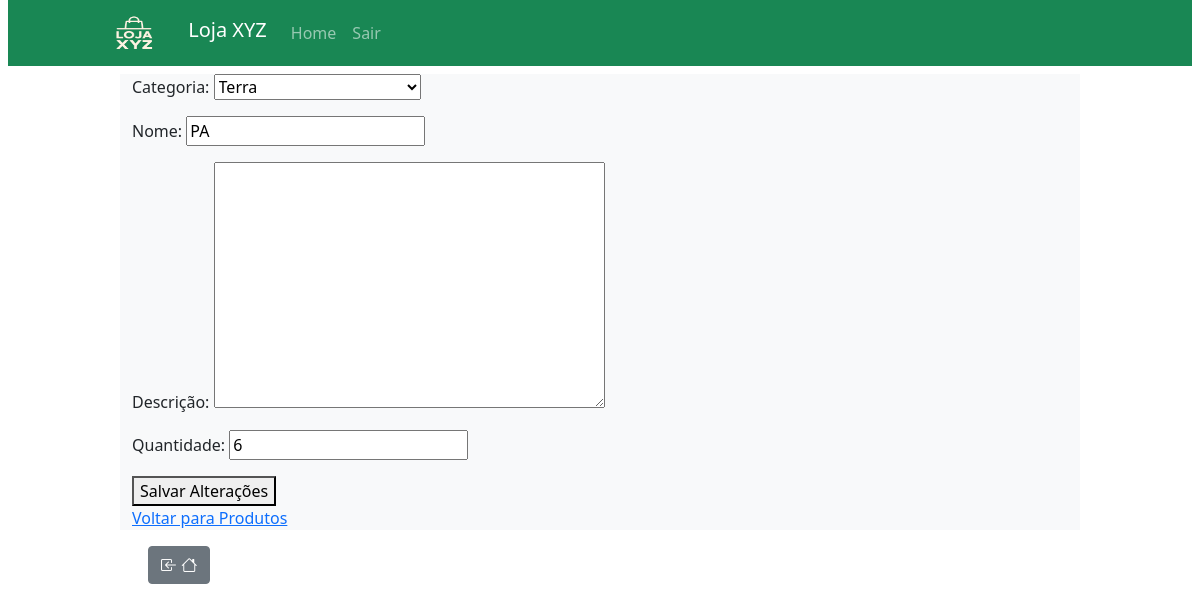
Screenshot of /produto/4/editar (signed in) with the database file from the repository.
### estoque_app/models.py (models this page shows, shortened)
class Produto(models.Model):
    nome = models.CharField(max_length=100)
    descricao = models.TextField(blank=True, null=True)
    quantidade_estoque = models.IntegerField()
    categoria = models.ForeignKey(Categoria, on_delete=models.CASCADE, related_name='produtos')

class Categoria(models.Model):
    nome = models.CharField(max_length=100)
    descricao = models.TextField(blank=True, null=True)
    def __str__(self):
        return self.nome

### estoque_app/views.py (the view)
# urls.py: path('produto/<produto_id>/editar', views.editar_produto, name='editar_produto'),
@login_required
def editar_produto(request, produto_id):
    produto = Produto.objects.get(id=produto_id)
    if request.method == 'POST':
        form = ProdutoForm(data=request.POST, instance=produto)
        if form.is_valid():
            form.save()
            return HttpResponseRedirect(reverse('produtos'))
    else:
        form = ProdutoForm(instance=produto)
    contexto = {'form': form, 'produto': produto}
    return render(request, 'produto/editar_produto.html', contexto)

### estoque_app/forms.py
class ProdutoForm(forms.ModelForm):
    categoria = forms.ModelChoiceField(queryset=Categoria.objects.all().order_by('nome'), empty_label='Selecione uma categoria')
    class Meta:
        model = Produto
        fields = [
            'categoria',
            'nome',
            'descricao',
            'quantidade_estoque'
            ]
        labels = {
            'categoria':'Categoria',
            'nome':'Nome',
            'descricao':'Descrição',
            'quantidade_estoque':'Quantidade'
            }

### estoque_app/templates/produto/editar_produto.html (shortened to what this page needs)
{% extends 'base.html' %}
{% block conteudo %}
    <form action="{% url 'editar_produto' produto.id %}" method="post" class="form">
        {{ form.as_p }}
        <button type="submit">Salvar Alterações</button>
    </form>
    <a href="{% url 'produtos' %}">Voltar para Produtos</a>
{% endblock %}

### rows the page displays
Produto: categoria "Terra", quantidade_estoque "6"
Categoria: nome "PA"
